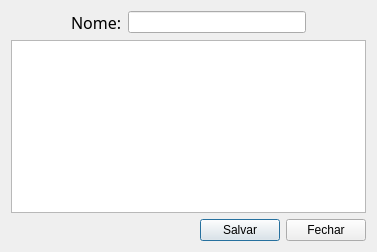
<?xml version="1.0" encoding="UTF-8"?>
<ui version="4.0">
 <class>nota</class>
 <widget class="QDialog" name="nota">
  <property name="geometry">
   <rect>
    <x>0</x>
    <y>0</y>
    <width>377</width>
    <height>252</height>
   </rect>
  </property>
  <property name="minimumSize">
   <size>
    <width>377</width>
    <height>252</height>
   </size>
  </property>
  <property name="focusPolicy">
   <enum>Qt::NoFocus</enum>
  </property>
  <property name="windowTitle">
   <string>Nota</string>
  </property>
  <property name="modal">
   <bool>false</bool>
  </property>
  <layout class="QGridLayout" name="gridLayout">
   <item row="0" column="0">
    <layout class="QHBoxLayout" name="horizontalLayout_2">
     <item>
      <spacer name="horizontalSpacer">
       <property name="orientation">
        <enum>Qt::Horizontal</enum>
       </property>
       <property name="sizeType">
        <enum>QSizePolicy::Fixed</enum>
       </property>
       <property name="sizeHint" stdset="0">
        <size>
         <width>60</width>
         <height>20</height>
        </size>
       </property>
      </spacer>
     </item>
     <item>
      <widget class="QLabel" name="label">
       <property name="font">
        <font>
         <family>Philosopher</family>
         <pointsize>12</pointsize>
        </font>
       </property>
       <property name="text">
        <string>Nome:</string>
       </property>
      </widget>
     </item>
     <item>
      <widget class="QLineEdit" name="lineEdit">
       <property name="text">
        <string/>
       </property>
      </widget>
     </item>
     <item>
      <spacer name="horizontalSpacer_2">
       <property name="orientation">
        <enum>Qt::Horizontal</enum>
       </property>
       <property name="sizeType">
        <enum>QSizePolicy::Fixed</enum>
       </property>
       <property name="sizeHint" stdset="0">
        <size>
         <width>60</width>
         <height>20</height>
        </size>
       </property>
      </spacer>
     </item>
    </layout>
   </item>
   <item row="1" column="0">
    <widget class="QPlainTextEdit" name="plainTextEdit">
     <property name="focusPolicy">
      <enum>Qt::StrongFocus</enum>
     </property>
    </widget>
   </item>
   <item row="2" column="0">
    <layout class="QHBoxLayout" name="horizontalLayout">
     <item>
      <spacer name="horizontalSpacer_3">
       <property name="orientation">
        <enum>Qt::Horizontal</enum>
       </property>
       <property name="sizeHint" stdset="0">
        <size>
         <width>40</width>
         <height>20</height>
        </size>
       </property>
      </spacer>
     </item>
     <item>
      <widget class="QPushButton" name="salvar">
       <property name="text">
        <string>Salvar</string>
       </property>
      </widget>
     </item>
     <item>
      <widget class="QPushButton" name="fechar">
       <property name="text">
        <string>Fechar</string>
       </property>
      </widget>
     </item>
    </layout>
   </item>
  </layout>
 </widget>
 <resources/>
 <connections/>
</ui>
